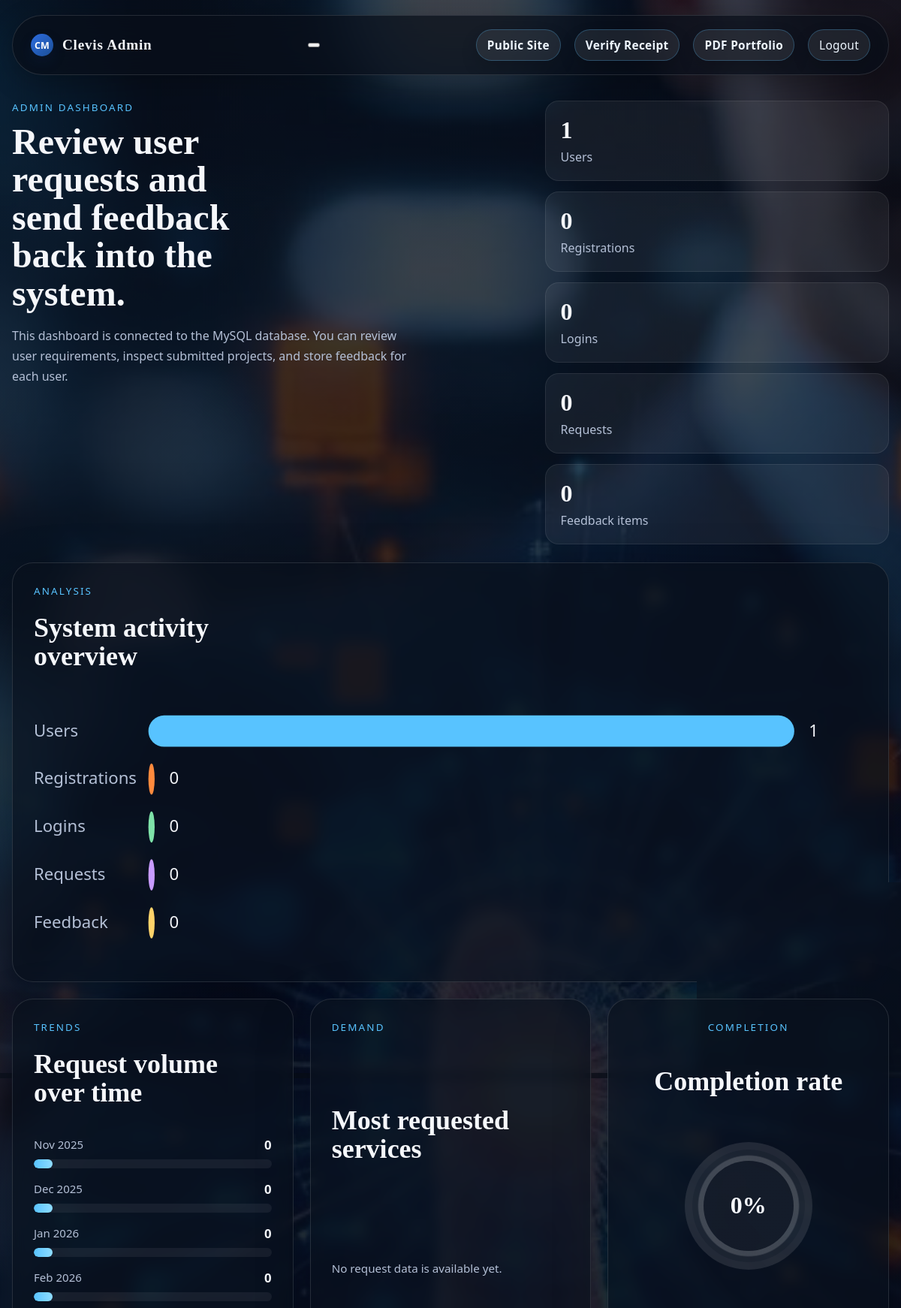
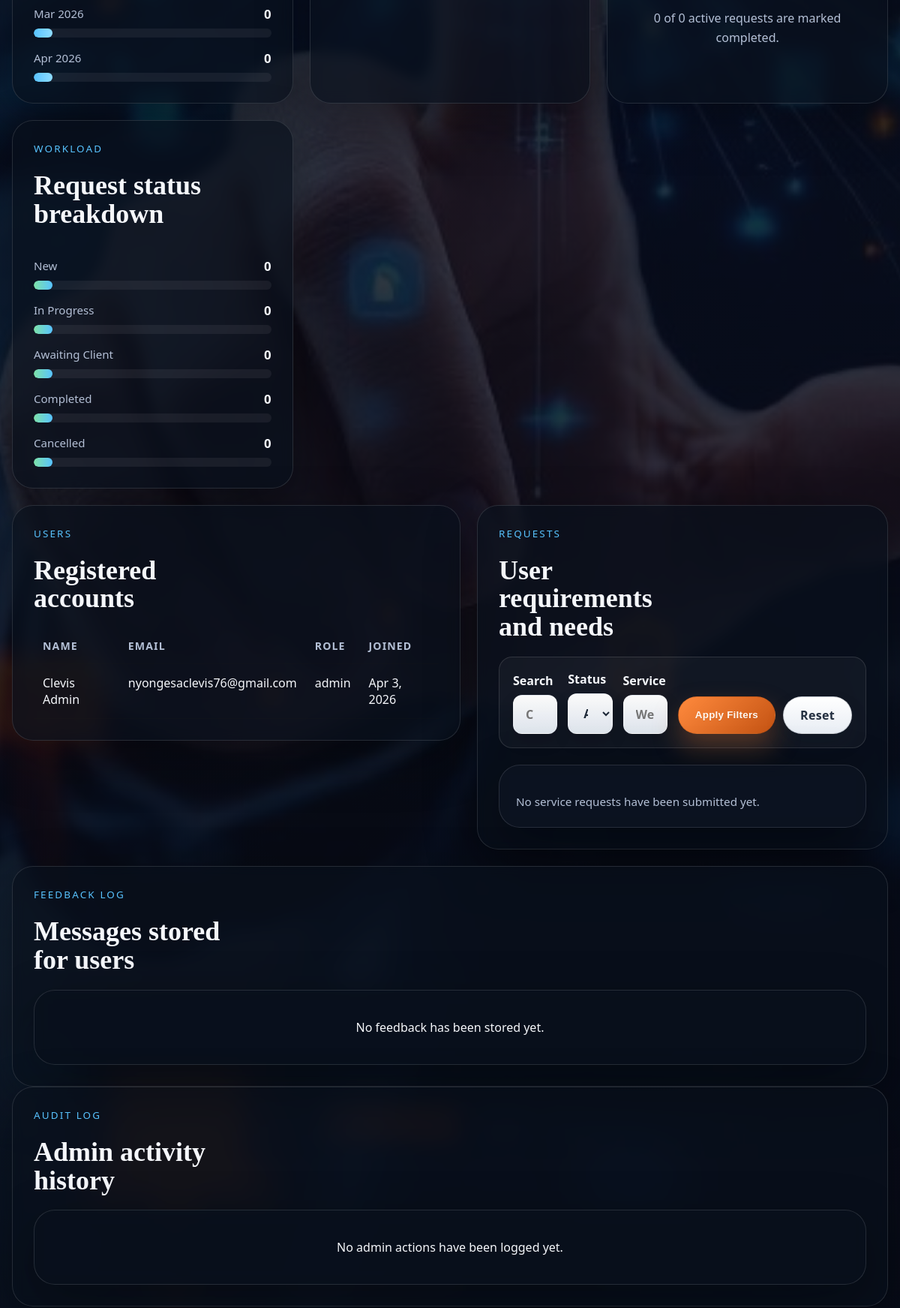
/admin.php (signed in, upper part), run on the app's committed database (2 pictures, top to bottom).
### tables this page shows
CREATE TABLE IF NOT EXISTS `users` (
    `id` INT UNSIGNED NOT NULL AUTO_INCREMENT,
    `name` VARCHAR(120) NOT NULL,
    `email` VARCHAR(190) NOT NULL,
    `password_hash` VARCHAR(255) NOT NULL,
    `role` ENUM('user', 'admin') NOT NULL DEFAULT 'user',
    `created_at` TIMESTAMP NOT NULL DEFAULT CURRENT_TIMESTAMP,
    PRIMARY KEY (`id`),
    UNIQUE KEY `uq_users_email` (`email`)
);

### admin.php (the view, shortened to what the rows shown need)
<?php
require_once __DIR__ . '/includes/config.php';
require_once __DIR__ . '/includes/auth.php';
$isAdmin = clevis_is_admin();
$users = [];
if ($isAdmin && $pdo) {
    $users = $pdo->query('SELECT id, name, email, role, created_at FROM users ORDER BY created_at DESC')->fetchAll();
}
?>
<!DOCTYPE html>
<html lang="en">
<head>
    <link rel="stylesheet" href="assets/css/styles.css">
</head>
<body class="admin-page">
    <div class="page-shell admin-shell">
        <main>
                <section class="admin-hero">
                    <div>
                        <h1>Review user requests and send feedback back into the system.</h1>
                    </div>
                </section>
                <section class="admin-panel admin-chart-panel">
                    <div class="section-heading">
                        <h2>System activity overview</h2>
                    </div>
                </section>
                <section class="admin-insights-grid">
                    <article class="admin-panel admin-insight-panel">
                        <div class="section-heading">
                            <h2>Request volume over time</h2>
                        </div>
                    </article>
                    <article class="admin-panel admin-insight-panel">
                        <div class="section-heading">
                            <h2>Most requested services</h2>
                        </div>
                    </article>
                    <article class="admin-panel admin-insight-panel admin-completion-panel">
                        <div class="section-heading">
                            <h2>Completion rate</h2>
                        </div>
                    </article>
                    <article class="admin-panel admin-insight-panel">
                        <div class="section-heading">
                            <h2>Request status breakdown</h2>
                        </div>
                    </article>
                </section>
                <section class="admin-grid" id="users">
                    <div class="admin-panel">
                        <div class="section-heading">
                            <h2>Registered accounts</h2>
                        </div>
                        <div class="admin-table-wrap">
                            <table class="admin-table">
                                <thead>
                                    <tr>
                                        <th>Name</th>
                                        <th>Email</th>
                                        <th>Role</th>
                                        <th>Joined</th>
                                    </tr>
                                </thead>
                                <tbody>
                                    <?php if ($users !== []): ?>
                                        <?php foreach ($users as $user): ?>
                                            <tr>
                                                <td><?= htmlspecialchars($user['name'], ENT_QUOTES, 'UTF-8'); ?></td>
                                                <td><?= htmlspecialchars($user['email'], ENT_QUOTES, 'UTF-8'); ?></td>
                                                <td><?= htmlspecialchars($user['role'], ENT_QUOTES, 'UTF-8'); ?></td>
                                                <td><?= htmlspecialchars(clevis_format_east_africa_datetime($user['created_at'], 'M j, Y'), ENT_QUOTES, 'UTF-8'); ?></td>
                                            </tr>
                                        <?php endforeach; ?>
                                    <?php else: ?>
                                        <tr>
                                            <td colspan="4" class="admin-muted">No registered users yet.</td>
                                        </tr>
                                    <?php endif; ?>
                                </tbody>
                            </table>
                        </div>
                    </div>
                    <div class="admin-panel" id="requests">
                        <div class="section-heading">
                            <h2>User requirements and needs</h2>
                        </div>
                    </div>
                </section>
                <section class="admin-panel admin-feedback-section" id="feedback">
                    <div class="section-heading">
                        <h2>Messages stored for users</h2>
                    </div>
                </section>
                <section class="admin-panel admin-audit-section" id="audit">
                    <div class="section-heading">
                        <h2>Admin activity history</h2>
                    </div>
                </section>
        </main>
    </div>
</body>
</html>

### data on the page
users: name "Clevis Admin", email "nyongesaclevis76@gmail.com", role "admin", created_at "Apr 3, 2026"

### other printed values
$adminStats['users'] "1"
$adminStats['registrations'] "0"
$adminStats['logins'] "0"
$adminStats['requests'] "0"
$adminStats['feedback'] "0"
$item['label'] "Users"
$item['value'] "1"
$item['label'] "Registrations"
$item['value'] "0"
$item['label'] "Logins"
$item['label'] "Requests"
$item['label'] "Feedback"
$month['label'] "Nov 2025"
$month['value'] "0"
$month['label'] "Dec 2025"
